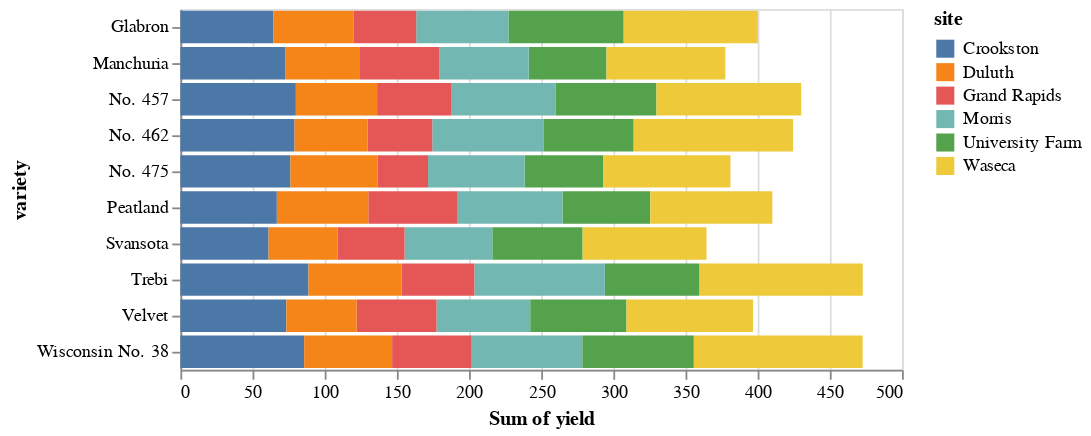

The notebook cell saved with this chart:
### Markdown cell above
_Python heeft zoveel visualisatie libraries dat je vaak als Data Scientist door de bomen het bos niet meer ziet. 
Het internet stikt van tutorials om plots te maken, in vele mogelijke packages. 
Al deze packages hebben hun sterke en zwakke punten, afhankelijk van de usecase. 
Deze blog heeft niet als insteek om alle python plot-packages te vergelijken, maar om te illustreren hoe je simpel en intuïtief data vanuit dataframes kan visualiseren. 
Een van de belangrijkste aspecten van het werk als Data Scientist is namelijk om **snel** inzicht te krijgen in data.
Persoonlijk heb ik aan verschillende projecten gewerkt met andere visualizatie packages (onder andere Bokeh, Plotly, Matplotlib en Seaborn).
Howel dit allemaal zeer goede visualisatie libraries zijn, beviel geen van deze libraries zo goed dat ik deze in een volgend project ook heb gebruikt.
Totdat ik [Altair](https://altair-viz.github.io/) gebruikte in een project. 
Altair is een statistisch visualisatie package gebaseerd [Vega-Lite](https://vega.github.io/vega-lite/) (JavaScript library) en maakt gebruik van een API gebaseerd op de grammar-of-graphics. 
Het doel van deze blog is om te demonstreren hoe je intuïtief data visualiseert met Altair._

![figuur](.attachments/altair_header.png)

## Grammer-of-graphics

Wat Altair zo krachtig maakt is dat de API gebaseerd is op de [grammar-of-graphics](https://link.springer.com/book/10.1007/978-1-4757-3100-2). Dit is een manier om statistische visualisaties te beschrijven en volgt - simpel gezegd - de volgende stappen:

1. Specificeer de data.
2. Encode data naar een visualisatie, bijvoorbeeld door data in een kolom op een van de assen te plotten.
3. Statistische transformatie, bijvoorbeeld berekenen van gemiddelde.
4. Toevoegen van een geometrisch object, bijvoorbeeld een barchart.
5. Positie aanpassingen, bijvoorbeeld stacken van barchart, zodat de data niet overlapt.

Met deze "grammar" is het mogelijk om vele statistische visualisaties op dezelfde manier te definiëren. 
Omdat de logica steeds hetzelfde is, kunnen intuïtief en snel verschillende visualisaties gemaakt worden. 
Altair is zeker niet het enige package met een API geïnspireerd door de grammar-of-graphics (raad eens waar [gg](https://ggplot2.tidyverse.org/) van het bekendste plot package in R voor staat).
Daarnaast heeft het python zusje van ggplot, [PlotNine](https://plotnine.readthedocs.io/en/stable/index.html), een grammar-of-graphics API en wordt er een [grammar-of-graphics API](http://seaborn.pydata.org/nextgen/) ontwikkeld voor Seaborn.
Omdat ik geen ervaring heb met PlotNine en er enkel een alpha versie van de Seaborn implementatie beschikbaar is, gaat deze blog niet in op deze packages. 

In het voorbeeld hieronder wordt een visualisatie opgebouwd volgens de bovenstaande 5 stappen in Altair (stap 5 is niet expliciet, want Altair stacked de bars in dit geval automatisch).

### Code cell
from vega_datasets import data

df = data.barley()
(
    alt
    # 1. Specificeer de data
    .Chart(df)
    # 2. Encode data naar visualizatie
    .encode(
        # 3. Statistische transformatie
        x='sum(yield)',
        y='variety',
        color='site'
    )
    # 4. Toevoegen van geometrisch object
    .mark_bar()
)

### Figure 1 — Vega-Lite specification as saved in the notebook (floating-point values rounded to 4 significant figures)
{"$schema": "https://vega.github.io/schema/vega-lite/v4.17.0.json", "config": {"view": {"continuousHeight": 300, "continuousWidth": 400}}, "data": {"name": "data-093ece8c35bb2d41094cfb6138ec810b"}, "datasets": {"data-093ece8c35bb2d41094cfb6138ec810b": [{"site": "University Farm", "variety": "Manchuria", "year": 1931, "yield": 27}, {"site": "Waseca", "variety": "Manchuria", "year": 1931, "yield": 48.87}, {"site": "Morris", "variety": "Manchuria", "year": 1931, "yield": 27.43}, {"site": "Crookston", "variety": "Manchuria", "year": 1931, "yield": 39.93}, {"site": "Grand Rapids", "variety": "Manchuria", "year": 1931, "yield": 32.97}, {"site": "Duluth", "variety": "Manchuria", "year": 1931, "yield": 28.97}, {"site": "University Farm", "variety": "Glabron", "year": 1931, "yield": 43.07}, {"site": "Waseca", "variety": "Glabron", "year": 1931, "yield": 55.2}, {"site": "Morris", "variety": "Glabron", "year": 1931, "yield": 28.77}, {"site": "Crookston", "variety": "Glabron", "year": 1931, "yield": 38.13}, {"site": "Grand Rapids", "variety": "Glabron", "year": 1931, "yield": 29.13}, {"site": "Duluth", "variety": "Glabron", "year": 1931, "yield": 29.67}, {"site": "University Farm", "variety": "Svansota", "year": 1931, "yield": 35.13}, {"site": "Waseca", "variety": "Svansota", "year": 1931, "yield": 47.33}, {"site": "Morris", "variety": "Svansota", "year": 1931, "yield": 25.77}, {"site": "Crookston", "variety": "Svansota", "year": 1931, "yield": 40.47}, {"site": "Grand Rapids", "variety": "Svansota", "year": 1931, "yield": 29.67}, {"site": "Duluth", "variety": "Svansota", "year": 1931, "yield": 25.7}, {"site": "University Farm", "variety": "Velvet", "year": 1931, "yield": 39.9}, {"site": "Waseca", "variety": "Velvet", "year": 1931, "yield": 50.23}, {"site": "Morris", "variety": "Velvet", "year": 1931, "yield": 26.13}, {"site": "Crookston", "variety": "Velvet", "year": 1931, "yield": 41.33}, {"site": "Grand Rapids", "variety": "Velvet", "year": 1931, "yield": 23.03}, {"site": "Duluth", "variety": "Velvet", "year": 1931, "yield": 26.3}, {"site": "University Farm", "variety": "Trebi", "year": 1931, "yield": 36.57}, {"site": "Waseca", "variety": "Trebi", "year": 1931, "yield": 63.83}, {"site": "Morris", "variety": "Trebi", "year": 1931, "yield": 43.77}, {"site": "Crookston", "variety": "Trebi", "year": 1931, "yield": 46.93}, {"site": "Grand Rapids", "variety": "Trebi", "year": 1931, "yield": 29.77}, {"site": "Duluth", "variety": "Trebi", "year": 1931, "yield": 33.93}, {"site": "University Farm", "variety": "No. 457", "year": 1931, "yield": 43.27}, {"site": "Waseca", "variety": "No. 457", "year": 1931, "yield": 58.1}, {"site": "Morris", "variety": "No. 457", "year": 1931, "yield": 28.7}, {"site": "Crookston", "variety": "No. 457", "year": 1931, "yield": 45.67}, {"site": "Grand Rapids", "variety": "No. 457", "year": 1931, "yield": 32.17}, {"site": "Duluth", "variety": "No. 457", "year": 1931, "yield": 33.6}, {"site": "University Farm", "variety": "No. 462", "year": 1931, "yield": 36.6}, {"site": "Waseca", "variety": "No. 462", "year": 1931, "yield": 65.77}, {"site": "Morris", "variety": "No. 462", "year": 1931, "yield": 30.37}, {"site": "Crookston", "variety": "No. 462", "year": 1931, "yield": 48.57}, {"site": "Grand Rapids", "variety": "No. 462", "year": 1931, "yield": 24.93}, {"site": "Duluth", "variety": "No. 462", "year": 1931, "yield": 28.1}, {"site": "University Farm", "variety": "Peatland", "year": 1931, "yield": 32.77}, {"site": "Waseca", "variety": "Peatland", "year": 1931, "yield": 48.57}, {"site": "Morris", "variety": "Peatland", "year": 1931, "yield": 29.87}, {"site": "Crookston", "variety": "Peatland", "year": 1931, "yield": 41.6}, {"site": "Grand Rapids", "variety": "Peatland", "year": 1931, "yield": 34.7}, {"site": "Duluth", "variety": "Peatland", "year": 1931, "yield": 32}, {"site": "University Farm", "variety": "No. 475", "year": 1931, "yield": 24.67}, {"site": "Waseca", "variety": "No. 475", "year": 1931, "yield": 46.77}, {"site": "Morris", "variety": "No. 475", "year": 1931, "yield": 22.6}, {"site": "Crookston", "variety": "No. 475", "year": 1931, "yield": 44.1}, {"site": "Grand Rapids", "variety": "No. 475", "year": 1931, "yield": 19.7}, {"site": "Duluth", "variety": "No. 475", "year": 1931, "yield": 33.07}, {"site": "University Farm", "variety": "Wisconsin No. 38", "year": 1931, "yield": 39.3}, {"site": "Waseca", "variety": "Wisconsin No. 38", "year": 1931, "yield": 58.8}, {"site": "Morris", "variety": "Wisconsin No. 38", "year": 1931, "yield": 29.47}, {"site": "Crookston", "variety": "Wisconsin No. 38", "year": 1931, "yield": 49.87}, {"site": "Grand Rapids", "variety": "Wisconsin No. 38", "year": 1931, "yield": 34.47}, {"site": "Duluth", "variety": "Wisconsin No. 38", "year": 1931, "yield": 31.6}, {"site": "University Farm", "variety": "Manchuria", "year": 1932, "yield": 26.9}, {"site": "Waseca", "variety": "Manchuria", "year": 1932, "yield": 33.47}, {"site": "Morris", "variety": "Manchuria", "year": 1932, "yield": 34.37}, {"site": "Crookston", "variety": "Manchuria", "year": 1932, "yield": 32.97}, {"site": "Grand Rapids", "variety": "Manchuria", "year": 1932, "yield": 22.13}, {"site": "Duluth", "variety": "Manchuria", "year": 1932, "yield": 22.57}, {"site": "University Farm", "variety": "Glabron", "year": 1932, "yield": 36.8}, {"site": "Waseca", "variety": "Glabron", "year": 1932, "yield": 37.73}, {"site": "Morris", "variety": "Glabron", "year": 1932, "yield": 35.13}, {"site": "Crookston", "variety": "Glabron", "year": 1932, "yield": 26.17}, {"site": "Grand Rapids", "variety": "Glabron", "year": 1932, "yield": 14.43}, {"site": "Duluth", "variety": "Glabron", "year": 1932, "yield": 25.87}, {"site": "University Farm", "variety": "Svansota", "year": 1932, "yield": 27.43}, {"site": "Waseca", "variety": "Svansota", "year": 1932, "yield": 38.5}, {"site": "Morris", "variety": "Svansota", "year": 1932, "yield": 35.03}, {"site": "Crookston", "variety": "Svansota", "year": 1932, "yield": 20.63}, {"site": "Grand Rapids", "variety": "Svansota", "year": 1932, "yield": 16.63}, {"site": "Duluth", "variety": "Svansota", "year": 1932, "yield": 22.23}, {"site": "University Farm", "variety": "Velvet", "year": 1932, "yield": 26.8}, {"site": "Waseca", "variety": "Velvet", "year": 1932, "yield": 37.4}, {"site": "Morris", "variety": "Velvet", "year": 1932, "yield": 38.83}, {"site": "Crookston", "variety": "Velvet", "year": 1932, "yield": 32.07}, {"site": "Grand Rapids", "variety": "Velvet", "year": 1932, "yield": 32.23}, {"site": "Duluth", "variety": "Velvet", "year": 1932, "yield": 22.47}, {"site": "University Farm", "variety": "Trebi", "year": 1932, "yield": 29.07}, {"site": "Waseca", "variety": "Trebi", "year": 1932, "yield": 49.23}, {"site": "Morris", "variety": "Trebi", "year": 1932, "yield": 46.63}, {"site": "Crookston", "variety": "Trebi", "year": 1932, "yield": 41.83}, {"site": "Grand Rapids", "variety": "Trebi", "year": 1932, "yield": 20.63}, {"site": "Duluth", "variety": "Trebi", "year": 1932, "yield": 30.6}, {"site": "University Farm", "variety": "No. 457", "year": 1932, "yield": 26.43}, {"site": "Waseca", "variety": "No. 457", "year": 1932, "yield": 42.2}, {"site": "Morris", "variety": "No. 457", "year": 1932, "yield": 43.53}, {"site": "Crookston", "variety": "No. 457", "year": 1932, "yield": 34.33}, {"site": "Grand Rapids", "variety": "No. 457", "year": 1932, "yield": 19.47}, {"site": "Duluth", "variety": "No. 457", "year": 1932, "yield": 22.7}, {"site": "University Farm", "variety": "No. 462", "year": 1932, "yield": 25.57}, {"site": "Waseca", "variety": "No. 462", "year": 1932, "yield": 44.7}, {"site": "Morris", "variety": "No. 462", "year": 1932, "yield": 47}, {"site": "Crookston", "variety": "No. 462", "year": 1932, "yield": 30.53}, {"site": "Grand Rapids", "variety": "No. 462", "year": 1932, "yield": 19.9}, {"site": "Duluth", "variety": "No. 462", "year": 1932, "yield": 22.5}, {"site": "University Farm", "variety": "Peatland", "year": 1932, "yield": 28.07}, {"site": "Waseca", "variety": "Peatland", "year": 1932, "yield": 36.03}, {"site": "Morris", "variety": "Peatland", "year": 1932, "yield": 43.2}, {"site": "Crookston", "variety": "Peatland", "year": 1932, "yield": 25.23}, {"site": "Grand Rapids", "variety": "Peatland", "year": 1932, "yield": 26.77}, {"site": "Duluth", "variety": "Peatland", "year": 1932, "yield": 31.37}, {"site": "University Farm", "variety": "No. 475", "year": 1932, "yield": 30}, {"site": "Waseca", "variety": "No. 475", "year": 1932, "yield": 41.27}, {"site": "Morris", "variety": "No. 475", "year": 1932, "yield": 44.23}, {"site": "Crookston", "variety": "No. 475", "year": 1932, "yield": 32.13}, {"site": "Grand Rapids", "variety": "No. 475", "year": 1932, "yield": 15.23}, {"site": "Duluth", "variety": "No. 475", "year": 1932, "yield": 27.37}, {"site": "University Farm", "variety": "Wisconsin No. 38", "year": 1932, "yield": 38}, {"site": "Waseca", "variety": "Wisconsin No. 38", "year": 1932, "yield": 58.17}, {"site": "Morris", "variety": "Wisconsin No. 38", "year": 1932, "yield": 47.17}, {"site": "Crookston", "variety": "Wisconsin No. 38", "year": 1932, "yield": 35.9}, {"site": "Grand Rapids", "variety": "Wisconsin No. 38", "year": 1932, "yield": 20.67}, {"site": "Duluth", "variety": "Wisconsin No. 38", "year": 1932, "yield": 29.33}]}, "encoding": {"color": {"field": "site", "type": "nominal"}, "x": {"aggregate": "sum", "field": "yield", "type": "quantitative"}, "y": {"field": "variety", "type": "nominal"}}, "mark": "bar"}
